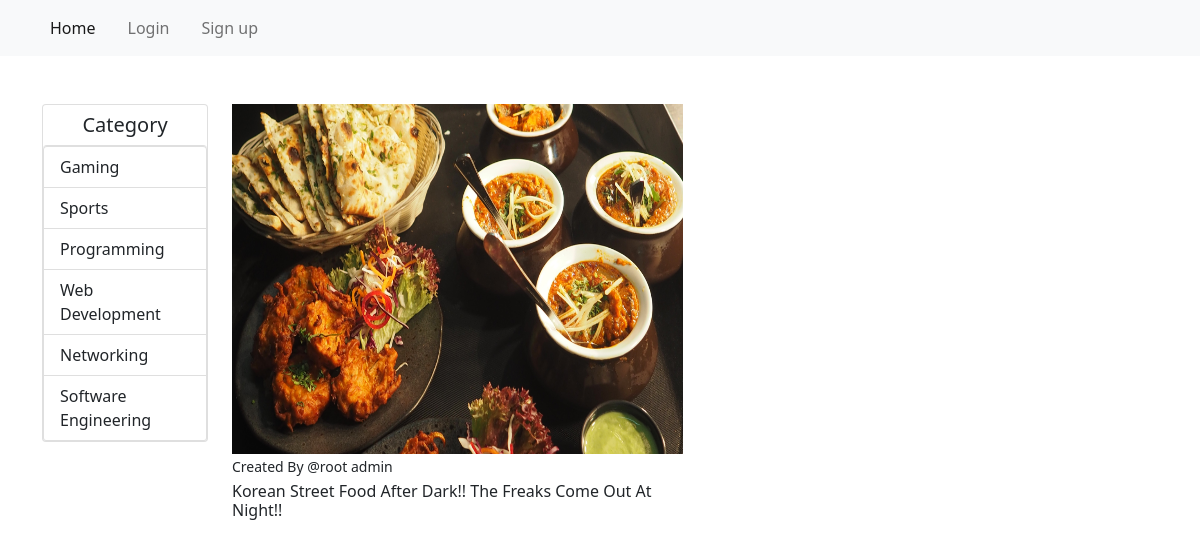
The page /content/category/1 on the database its author committed.
### content_management/models.py (models this page shows, shortened)
class Category(models.Model):
    name = models.CharField(max_length=256)
    created = models.DateTimeField(auto_now_add=True)

class TeacherArticle(models.Model):
    user = models.ForeignKey(
        User, on_delete=models.CASCADE, related_name="user_upload")
    article_image = models.ImageField(
        upload_to="articleImg", blank=True, null=True)
    category = models.ForeignKey(
        Category, on_delete=models.CASCADE, related_name="article_category")
    title = models.CharField(max_length=256)
    slug = models.SlugField(blank=True, max_length=500)
    description = models.TextField()
    created_at = models.DateTimeField(auto_now_add=True)

### content_management/views.py (the view)
# urls.py: path("category/<pk>", views.searchByCategory, name="searchByCategory"),
def searchByCategory(request, pk):
    categoryArticles = TeacherArticle.objects.filter(category__pk=pk)
    categories = Category.objects.all()
    return render(request, "home.html", context={"categoryArticles": categoryArticles, "categories": categories})

### content_management/templates/home.html (shortened to what this page needs)
{% extends 'base.html' %}
{% block body_block %}
<div class="row mt-5">
    <div class="col-md-2">
        <div class="card ">
            <h5 class="m-2 text-center">Category</h5>
            <div class="list-group">
                {% for category in categories %}
                <a href="{% url "searchByCategory" category.pk %}" class="list-group-item list-group-item-action">
                    {{category.name}}</a>
                {% endfor %}
            </div>
        </div>
    </div>
    <div class="col-md-10">
        <div class=" example-1 scrollbar-ripe-malinka">
            <div id="cartItem">
                <div class="row">
                    {% if categoryArticles %}
                    {% for article in categoryArticles %}
                    <div class="col-6 mb-3">
                        <img src="{{article.article_image.url}}" alt="{{article.title}}" class="img-fluid"
                            style="width: 550px; height: 350px;">
                        <small>Created By @{{article.user.first_name}} {{article.user.last_name}}</small>
                        <a href="{% url "articleDetails" article.slug  %}" class="text-decoration-none text-dark">
                            <h6 class="mt-1">{{article.title}}</h6>
                        </a>
                    </div>
                    {% endfor %}
                    {% endif %}
                </div>
            </div>
        </div>
    </div>
</div>
{% endblock body_block %}

### static/style.css (style rules this page uses)
.example-1 { position: relative; overflow-y: scroll; height: 100vh; }

### rows shown on the page
Category: name "Gaming"
Category: name "Sports"
Category: name "Programming"
Category: name "Web Development"
Category: name "Networking"
Category: name "Software Engineering"
TeacherArticle: article_image (picture), user.first_name "root", user.last_name "admin", title "Korean Street Food After Dark!! The Freaks Come Out At Night!!"
